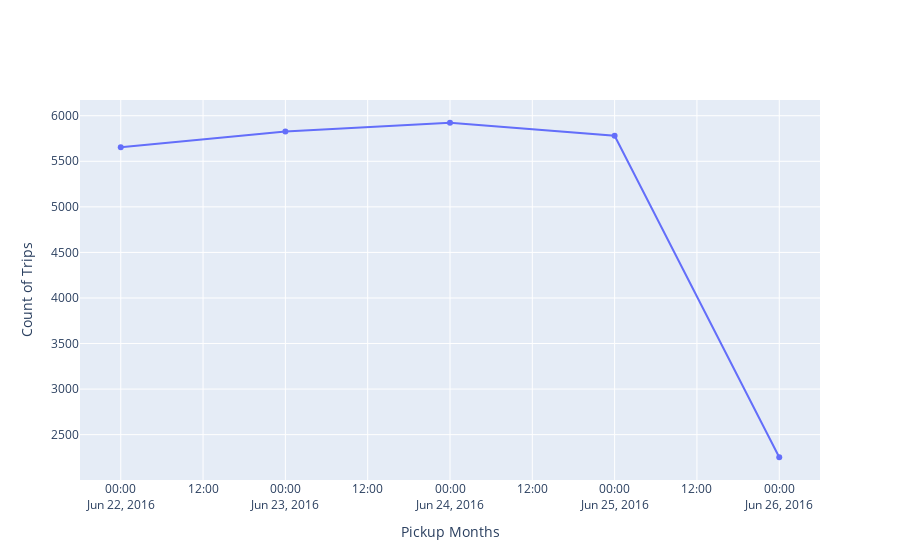

The notebook cell this image was saved under:
### Code cell
# Visualise Trips Count by Pick Up date

fig = go.Figure()
pickup_date_count = pd.DataFrame(train_data.groupby('pickup_date').count()[['id']])
pickup_date_count.index.name = 'Pickup Dates'
pickup_date_count.reset_index(inplace=True)


fig.add_trace(go.Scatter(x=pickup_date_count['Pickup Dates'], y=pickup_date_count['id'],
                    mode='lines+markers',
                    name='lines+markers'))

fig.update_xaxes(title_text="Pickup Months")
fig.update_yaxes(title_text="Count of Trips")

### Figure 1 — Plotly figure (JSON) as saved in the notebook; plotly's stock layout.template omitted (floating-point values rounded to 4 significant figures)
{"data": [{"mode": "lines+markers", "name": "lines+markers", "type": "scatter", "x": ["2016-06-22", "2016-06-23", "2016-06-24", "2016-06-25", "2016-06-26"], "y": [5655, 5826, 5923, 5780, 2252]}], "layout": {"xaxis": {"title": {"text": "Pickup Months"}}, "yaxis": {"title": {"text": "Count of Trips"}}}}
